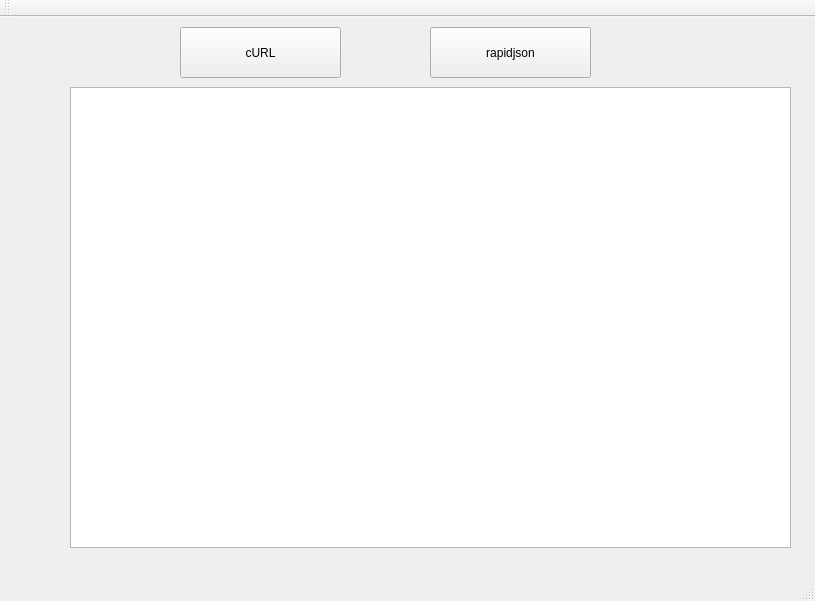
<?xml version="1.0" encoding="UTF-8"?>
<ui version="4.0">
 <class>MainWindow</class>
 <widget class="QMainWindow" name="MainWindow">
  <property name="geometry">
   <rect>
    <x>0</x>
    <y>0</y>
    <width>815</width>
    <height>601</height>
   </rect>
  </property>
  <property name="windowTitle">
   <string>MainWindow</string>
  </property>
  <widget class="QWidget" name="centralWidget">
   <widget class="QPushButton" name="activationButton">
    <property name="geometry">
     <rect>
      <x>180</x>
      <y>10</y>
      <width>161</width>
      <height>51</height>
     </rect>
    </property>
    <property name="text">
     <string>cURL</string>
    </property>
   </widget>
   <widget class="QTextBrowser" name="textField">
    <property name="geometry">
     <rect>
      <x>70</x>
      <y>70</y>
      <width>721</width>
      <height>461</height>
     </rect>
    </property>
   </widget>
   <widget class="QPushButton" name="rapidButton">
    <property name="geometry">
     <rect>
      <x>430</x>
      <y>10</y>
      <width>161</width>
      <height>51</height>
     </rect>
    </property>
    <property name="text">
     <string>rapidjson</string>
    </property>
   </widget>
  </widget>
  <widget class="QMenuBar" name="menuBar">
   <property name="geometry">
    <rect>
     <x>0</x>
     <y>0</y>
     <width>815</width>
     <height>20</height>
    </rect>
   </property>
  </widget>
  <widget class="QToolBar" name="mainToolBar">
   <attribute name="toolBarArea">
    <enum>TopToolBarArea</enum>
   </attribute>
   <attribute name="toolBarBreak">
    <bool>false</bool>
   </attribute>
  </widget>
  <widget class="QStatusBar" name="statusBar"/>
 </widget>
 <layoutdefault spacing="6" margin="11"/>
 <resources/>
 <connections/>
</ui>
